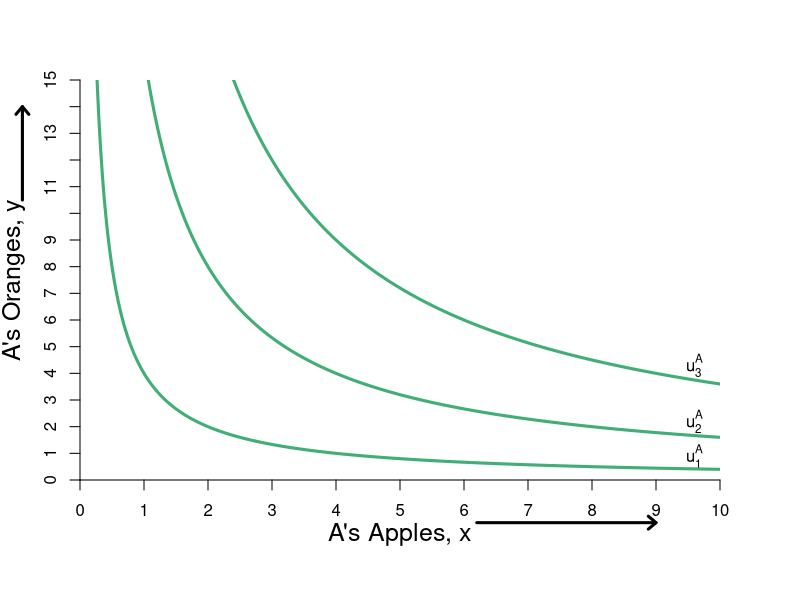

This chart was generated by the following R code:
#Graph Designer: Simon Halliday & Madeleine Wettach '20
#Authors: Bowles, Foley and Halliday
#Title: Microeconomics: Competition, Conflict and Coordination

require(shape)
pdf(file = "property/step_by_step_graphs_5/property_fig2b_step1.pdf", width = 9, height = 7)

#Set parameters for graphics
axislabelsize <- 1.5
graphlinewidth <- 3

COL <- c("#7fc97f", "#beaed4", "#fdc086", "#ffff99", "#386cb0", "#f0027f", "#bf5b17", "#666666")
COLA <- c("#99d8c9","#66c2a4","#41ae76", "#238b45", "#005824")
COLB <- c("#4eb3d3", "#2b8cbe", "#0868ac","#084081")

indiffcurveA1 <- function(x, U = 4, A = 1, a = 0.5) {
  ((((U-2)/A)*(1/x)^a)^(1/(1-a)))
}

indiffcurveA2 <- function(x, U = 4, A = 1, a = 0.5) {
  (((U/A)*(1/x)^a)^(1/(1-a)))
}

indiffcurveA3 <- function(x, U = 4, A = 1, a = 0.5) {
  ((((U+2)/A)*(1/x)^a)^(1/(1-a)))
}

#Aisha happens to have found 8 apples and 2 oranges, 
#and Betty happens to have found 2 apples and 13 oranges. 
#Aisha's utility (8^0.5)*(2^0.5) = 4
#Betty's utility (2^0.5)*(13^0.5) = 5.09

par(mar =  c(6, 4, 4, 4))
xlims <- c(0, 10)
ylims <- c(0, 15)
xlims2 <- c(10, 0)
ylims2 <- c(15, 0)

plot(0, 0, xlim = xlims, ylim = ylims, type = "n",
     xlab = expression(paste("A's Apples, ", x)),
     ylab = expression(paste("A's Oranges, ", y)), line = 2.5,
     xaxt = "n", 
     yaxt = "n", 
     cex.lab = axislabelsize, 
     bty = "n",
     xaxs="i", 
     yaxs="i")


npts <- 500 
npts2 <- 501
#Specify the sequences of points for graphing. 
xx1 <- seq(xlims[1], xlims[2], length.out = npts)
#xx2 <- seq(xlims[1], xlims[2], length.out = npts)
#xx3 <- seq(xlims[1], xlims[2], length.out = npts2)
#xx4 <- seq(xlims[1], 10, length.out = npts2)

#Draw the lines for the graphs
lines(xx1, indiffcurveA1(xx1), col = COLA[3], lwd = graphlinewidth)
lines(xx1, indiffcurveA2(xx1), col = COLA[3], lwd = graphlinewidth)
lines(xx1, indiffcurveA3(xx1), col = COLA[3], lwd = graphlinewidth)


#Customize ticks and labels for the plot
ticksy <- seq(from = 0, to = 15, by = 1)
ylabels <- seq(from = 0, to = 15, by = 1)
ticksx <- seq(from = 0, to = 10, by = 1)
xlabels <- seq(from = 0, to = 10, by = 1)
axis(1, at = ticksx, pos = 0, labels = xlabels)
axis(2, at = ticksy, pos = 0, labels = ylabels, las = 0)

#Add arrows:
arrows(-0.9, 10.5, -0.9, 14, xpd = TRUE, length = 0.1, angle = 40, lwd = 3)
arrows(6.2, -1.6, 9, -1.6, xpd = TRUE, length = 0.1, angle = 40, lwd = 3)

#Annotation of the three graphs and the NE
text(9.6, 0.9, expression(u[1]^A))
text(9.6, 2.2, expression(u[2]^A))
text(9.6, 4.3, expression(u[3]^A))
text(16, 0.52, expression(paste("Nash Equilibrium")))

#Line to label B's endowment
#segments(0, 13, 2, 13, lty = 2, col = "darkgray", lwd = 2)
#segments(2, 0, 2, 13, lty = 2, col = "darkgray", lwd = 2)




#Set up second axes and labels

par(new = TRUE)
#par(mar =  c(6, 4, 4, 4))

xlims2 <- c(10, 0)
ylims2 <- c(15, 0)

plot(0, 0, xlim = xlims2, ylim = ylims2, type = "n",
     xlab = expression(paste("")),
     ylab = expression(paste("")),
     xaxt = "n", 
     yaxt = "n", 
     cex.lab = 1.3, 
     bty = "n",
     xaxs="i", 
     yaxs="i")

###axis(side = 3, at = ticksx, pos = 0, labels = xlabels)
###axis(side = 4, at = ticksy, pos = 0, labels = ylabels, las = 0)
#axis(side=3, at = xlims2, pos = 0)
###mtext("B's Apples, x", side=3, line = 2.5, cex = axislabelsize)
#axis(side = 4, at = ylims2, pos = 0)
###text(-0.8, 7, expression(paste("B's Oranges, y")), xpd = TRUE, cex = axislabelsize, srt = 270) 

#Add arrows:
###arrows(-0.8, 10, -0.8, 14, xpd = TRUE, length=0.1,angle=40,lwd=3)
###arrows(6.2, -1.8, 9, -1.8, xpd = TRUE, length=0.1,angle=40,lwd=3)


indiffcurveB1 <- function(x, U = 5.09, A = 1, a = 0.5) {
  ((((U-2)/A)*(1/x)^a)^(1/(1-a)))
}

indiffcurveB2 <- function(x, U = 5.09, A = 1, a = 0.5) {
  (((U/A)*(1/x)^a)^(1/(1-a)))
}

indiffcurveB3 <- function(x, U = 5.09, A = 1, a = 0.5) {
  ((((U+2)/A)*(1/x)^a)^(1/(1-a)))
}

#lines(xx1, indiffcurveB1(xx1), col = COLB[2], lwd = graphlinewidth)
#lines(xx1, indiffcurveB2(xx1), col = COLB[2], lwd = graphlinewidth)
#lines(xx1, indiffcurveB3(xx1), col = COLB[2], lwd = graphlinewidth)

#Label B's indifference curves
##text(9.1, 1.6, expression(u[1]^B))
##text(9.1, 3.4, expression(u[2]^B))
##text(9.1, 6.2, expression(u[3]^B))

#Add a point for the initial endowment
#points(2, 13, pch = 16, col = "black", cex = 1.5)

#Annotating B's endowment
#text(1.8, 12.5, expression(e))

#Arrow to Slope of BRF
#Arrows(14.2, 0.12, 12.2, 0.12, col = "black", lty = 1, lwd = 2, arr.type = "triangle")
#text(16.8, 0.12, expression(paste("Slope = ", q[p])))

#Arrow to Slope of isoprofit
#Arrows(13, 0.80, 15, 0.80, col = "black", lty = 1, lwd = 2, arr.type = "triangle")
#text(10.2, 0.80, expression(paste("Slope = ", frac(q, p))))

dev.off()
